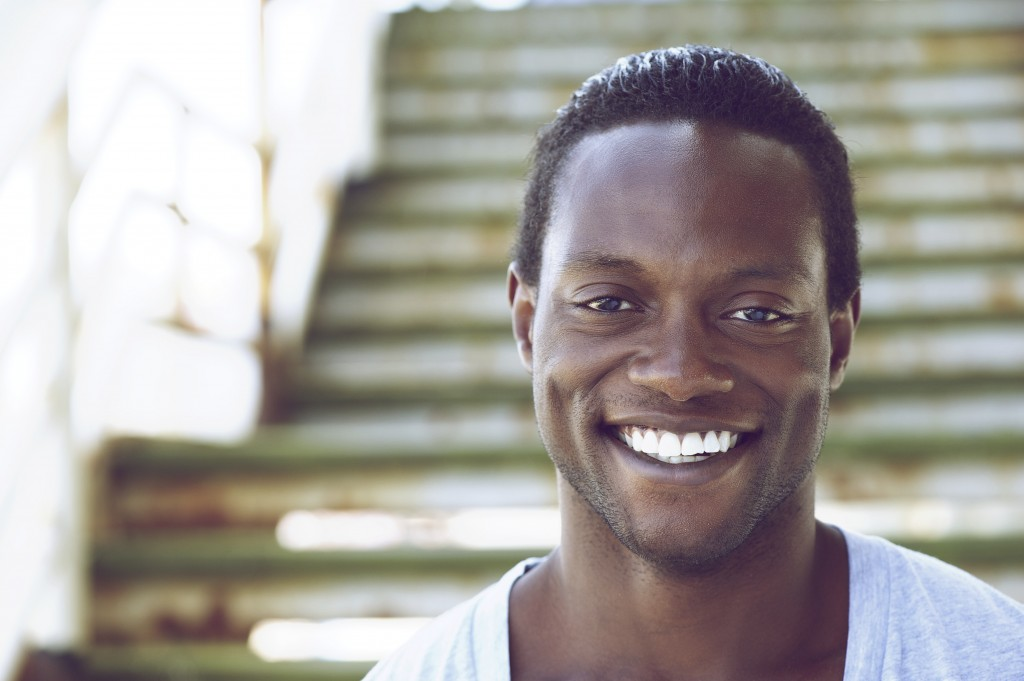
#> input picture Imagens/img10.jpg, 1024 x 681 px, found by its file name; its folder holds only this picture in this run
$ python carrega_imagem.py
#> lines starting #> are read from the running program, lines starting #| are printed output that depends on the picture; after the words box and inside, x2 and y2 are one past the last pixel; in counts of white or black regions, pixels touching at a corner belong together
#coding: utf-8
#_-_Autor: Erlon_-_

import cv2
import os

def detectar_rostos(imagem, classificador):
    imagemCinza = cv2.cvtColor(imagem, cv2.COLOR_BGR2GRAY)

    # Detectar rostos
    #rostos_detectados = classificador.detectMultiScale(imagemCinza, scaleFactor=2.5, minNeighbors=8, minSize=(70, 70))
    rostos_detectados = classificador.detectMultiScale(imagemCinza, scaleFactor=4.2, minNeighbors=15, minSize=(30, 70))


    return rostos_detectados

def mostrar_info_ocorrencias(total_ocorrencias, ocorrencias):
    print(f"Total de Ocorrências: {total_ocorrencias}")
    for i, (x, y, l, a) in enumerate(ocorrencias, start=1):
        print(f"Ocorrência {i}: x={x}, y={y}, largura={l}, altura={a}")

def rodar_imagens(caminho_da_pasta, classificador):
    total_ocorrencias = 0

    for nome_do_arquivo in os.listdir(caminho_da_pasta):
        if nome_do_arquivo.lower().endswith(('.png', '.jpg', '.jpeg', '.gif')):
            caminho_completo = os.path.join(caminho_da_pasta, nome_do_arquivo)
            imagem = cv2.imread(caminho_completo)
#> imagem is the input picture: shape (681, 1024, 3); mean B, G, R 156.1, 160.9, 165.6

            ocorrencias = detectar_rostos(imagem, classificador)
#> in detectar_rostos, `imagemCinza = cv2.cvtColor(imagem, cv2.COLOR_BGR2GRAY)`:
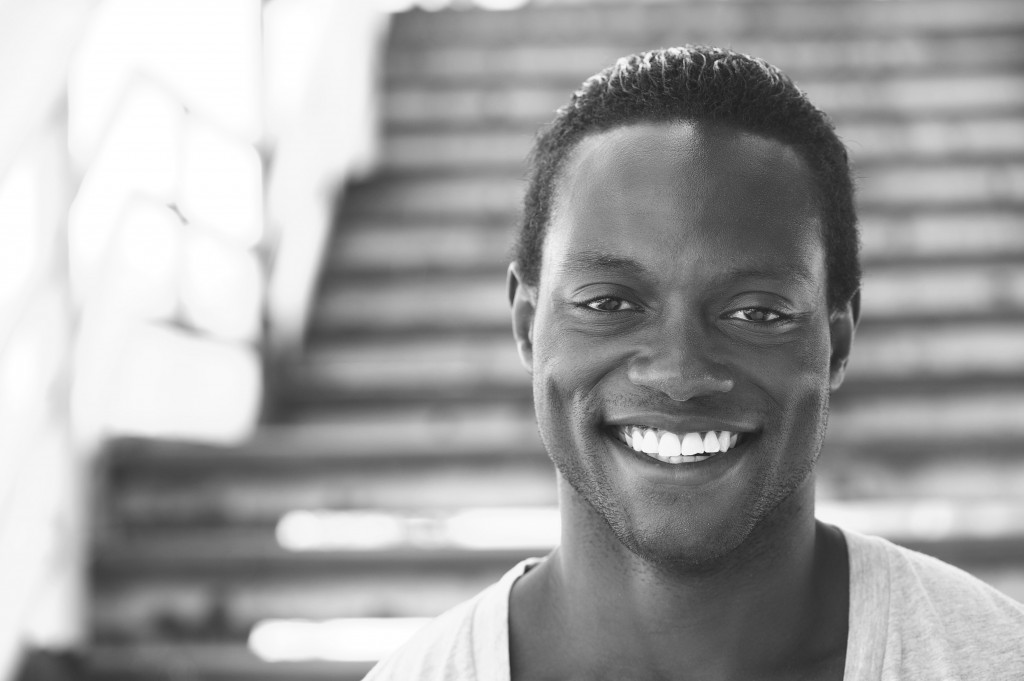
#> imagemCinza: shape (681, 1024); min 25, max 255, mean 161.8
#> in detectar_rostos, `rostos_detectados = classificador.detectMultiScale(imagemCinza, scaleF..`: rostos_detectados = [[599, 408, 151, 76], [111, 278, 635, 318]]
#> ocorrencias = [[599, 408, 151, 76], [111, 278, 635, 318]]
            total_ocorrencias += len(ocorrencias)
#> total_ocorrencias = 2

            mostrar_info_ocorrencias(len(ocorrencias), ocorrencias)
#> the loop in mostrar_info_ocorrencias, `for i, (x, y, l, a) in enumerate(ocorrencias, start=1):` made 2 passes
#> (i, x, y, l, a) on passes 1 to 2: (1, 599, 408, 151, 76), (2, 111, 278, 635, 318)
#| Ocorrência 1: x=599, y=408, largura=151, altura=76
#| Ocorrência 2: x=111, y=278, largura=635, altura=318

            # Desenhar retângulos ao redor dos rostos detectados
            for (x, y, l, a) in ocorrencias:
                cv2.rectangle(imagem, (x, y), (x + l, y + a), (255, 0, 0), 5)
#> this loop made 2 passes
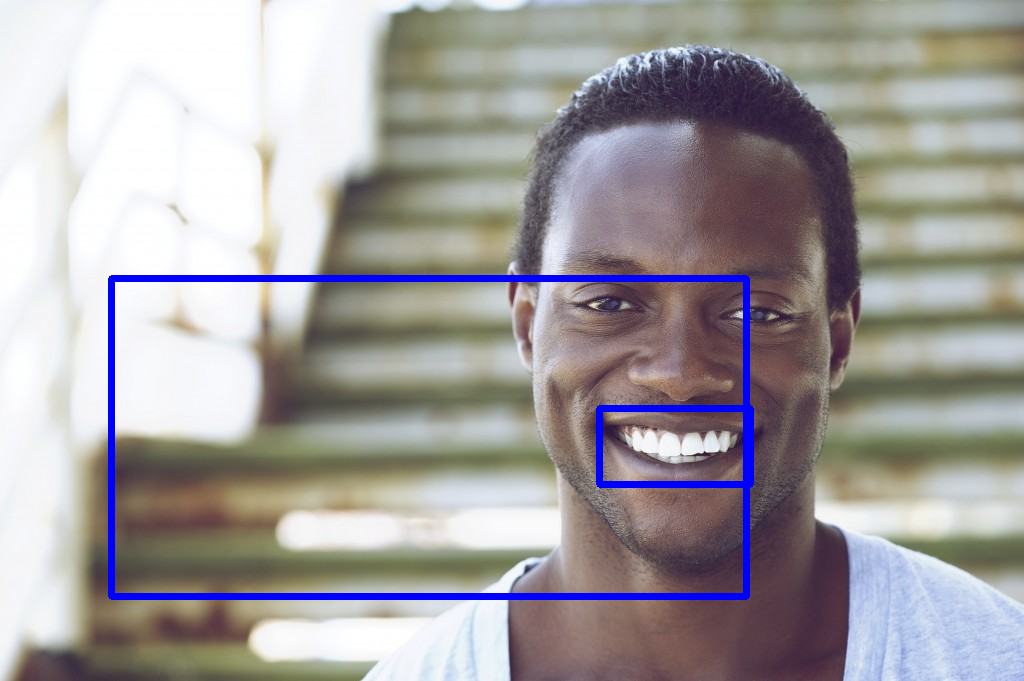
#> imagem: shape (681, 1024, 3); 2.32% of pixels changed, all inside (x1, y1, x2, y2) = (108, 275, 754, 600)

            # Exibir o frame com as detecções
            cv2.imshow("Faces encontradas", imagem)
            cv2.waitKey()

    # Mostrar informações no final
    print(f"Total de Ocorrências em todas as imagens: {total_ocorrencias}")
#| Total de Ocorrências em todas as imagens: 2

# Carregar o classificador Haar Cascade para detecção de rostos
padraoRostos = cv2.CascadeClassifier('C:\\Users\\joseb\\PycharmProjects\\ProjetoPDI\\classificadores\\haarcascade_smile.xml')

# Rodar imagens da pasta
caminho_da_pasta = 'C:\\Users\\joseb\\PycharmProjects\\ProjetoPDI\\Imagens'
rodar_imagens(caminho_da_pasta, padraoRostos)

# fechar todas as janelas
cv2.destroyAllWindows()

$ run again, on Imagens/img14.jpg
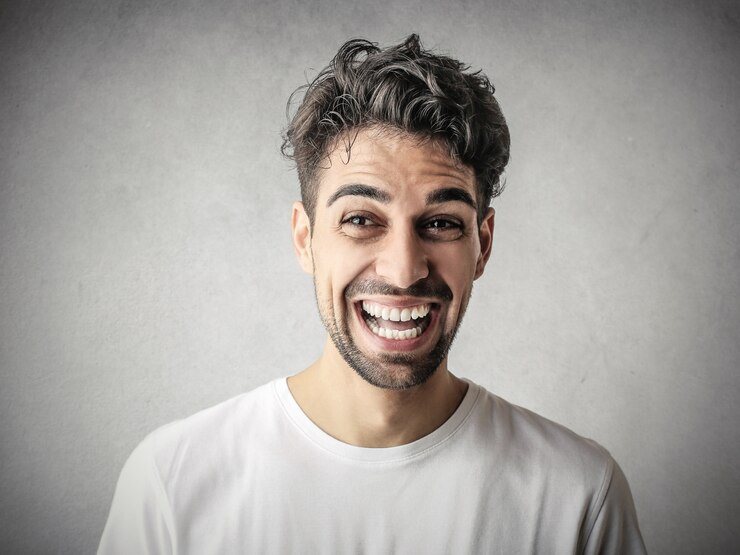
#> input picture Imagens/img14.jpg, 740 x 555 px, found by its file name
#> in rodar_imagens, imagem is the input picture: shape (555, 740, 3); mean B, G, R 156.8, 161, 165.3
#> in detectar_rostos, `imagemCinza = cv2.cvtColor(imagem, cv2.COLOR_BGR2GRAY)`:
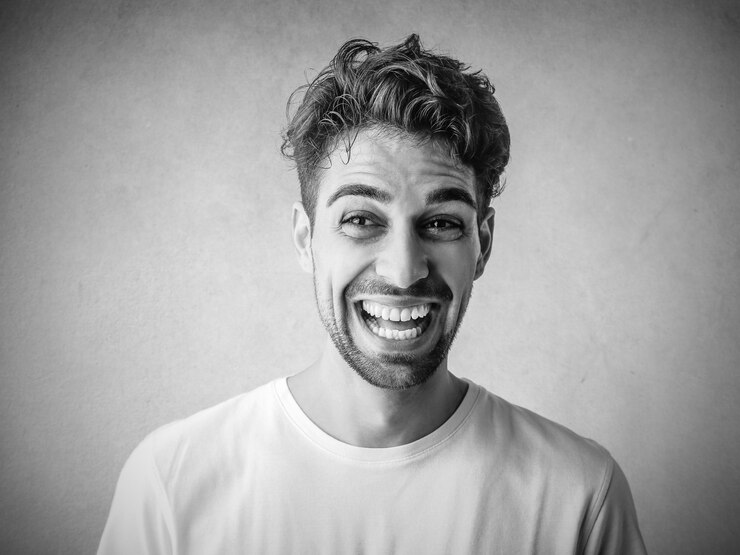
#> imagemCinza: shape (555, 740); min 0, max 255, mean 161.8
#> rostos_detectados = [[324, 275, 151, 76]]
#> total_ocorrencias = 1
#> the loop in mostrar_info_ocorrencias, `for i, (x, y, l, a) in enumerate(ocorrencias, start=1):` made 1 pass
#> (i, x, y, l, a) on pass 1: (1, 324, 275, 151, 76)
#> (printed output is left out)
#> the loop in rodar_imagens, `for (x, y, l, a) in ocorrencias:` made 1 pass
#> after the loop in rodar_imagens, `for (x, y, l, a) in ocorrencias:`:
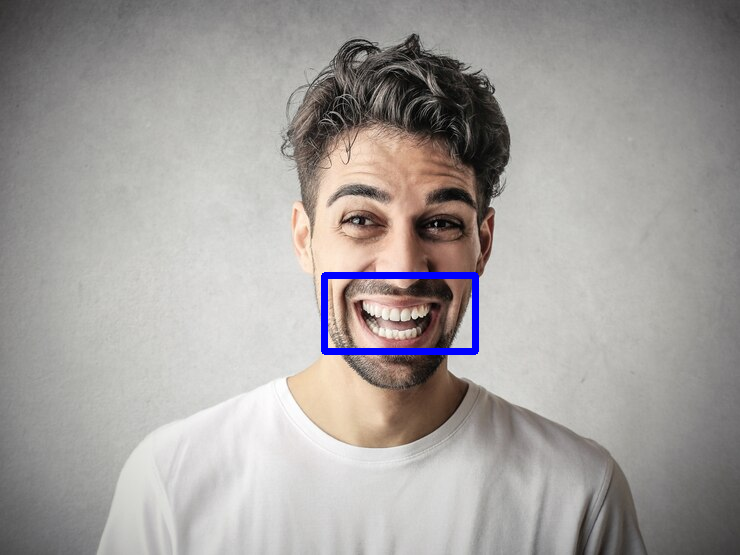
#> imagem: shape (555, 740, 3); 0.77% of pixels changed, all inside (x1, y1, x2, y2) = (321, 272, 479, 355)
#| Total de Ocorrências em todas as imagens: 1

$ run again, on Imagens/img15.jpg
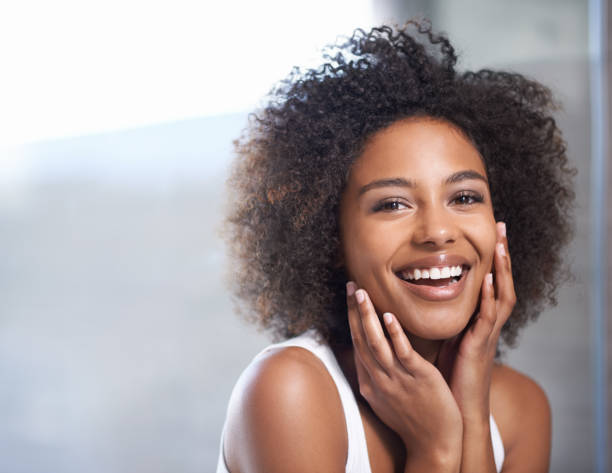
#> input picture Imagens/img15.jpg, 612 x 473 px, found by its file name
#> in rodar_imagens, imagem is the input picture: shape (473, 612, 3); mean B, G, R 157.2, 156.9, 168.1
#> in detectar_rostos, `imagemCinza = cv2.cvtColor(imagem, cv2.COLOR_BGR2GRAY)`:
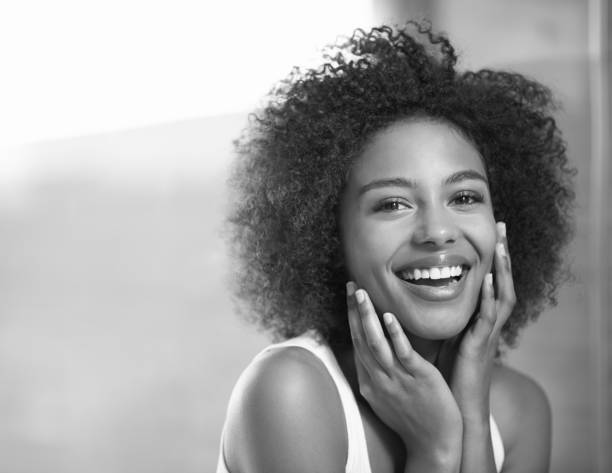
#> imagemCinza: shape (473, 612); min 2, max 255, mean 160.3
#> rostos_detectados = [[366, 242, 151, 76]]
#> total_ocorrencias = 1
#> the loop in mostrar_info_ocorrencias, `for i, (x, y, l, a) in enumerate(ocorrencias, start=1):` made 1 pass
#> (i, x, y, l, a) on pass 1: (1, 366, 242, 151, 76)
#> (printed output is left out)
#> the loop in rodar_imagens, `for (x, y, l, a) in ocorrencias:` made 1 pass
#> after the loop in rodar_imagens, `for (x, y, l, a) in ocorrencias:`:
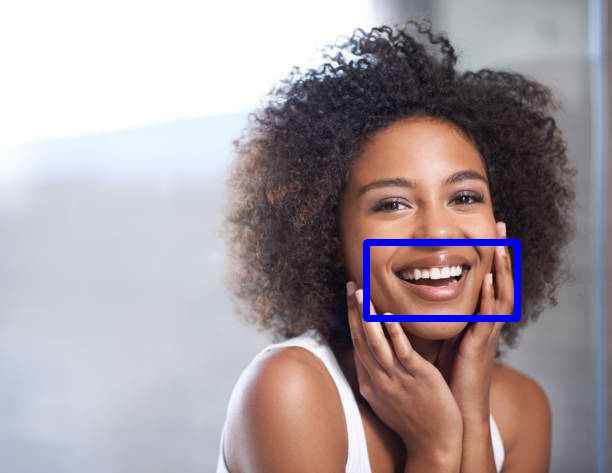
#> imagem: shape (473, 612, 3); 1.09% of pixels changed, all inside (x1, y1, x2, y2) = (363, 239, 521, 322)
#| Total de Ocorrências em todas as imagens: 1

$ run again, on Imagens/img16.jpg
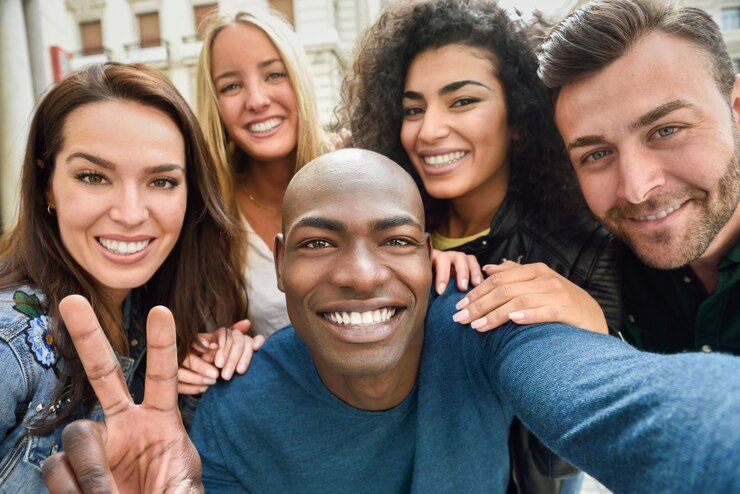
#> input picture Imagens/img16.jpg, 740 x 494 px, found by its file name
#> in rodar_imagens, imagem is the input picture: shape (494, 740, 3); mean B, G, R 104.1, 109.9, 123.1
#> in detectar_rostos, `imagemCinza = cv2.cvtColor(imagem, cv2.COLOR_BGR2GRAY)`:
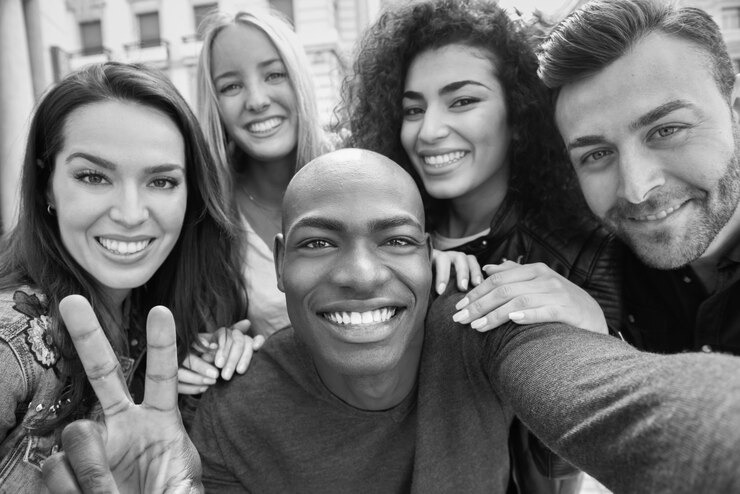
#> imagemCinza: shape (494, 740); min 0, max 255, mean 113.2
#> rostos_detectados = [[286, 279, 151, 76]]
#> total_ocorrencias = 1
#> the loop in mostrar_info_ocorrencias, `for i, (x, y, l, a) in enumerate(ocorrencias, start=1):` made 1 pass
#> (i, x, y, l, a) on pass 1: (1, 286, 279, 151, 76)
#> (printed output is left out)
#> the loop in rodar_imagens, `for (x, y, l, a) in ocorrencias:` made 1 pass
#> after the loop in rodar_imagens, `for (x, y, l, a) in ocorrencias:`:
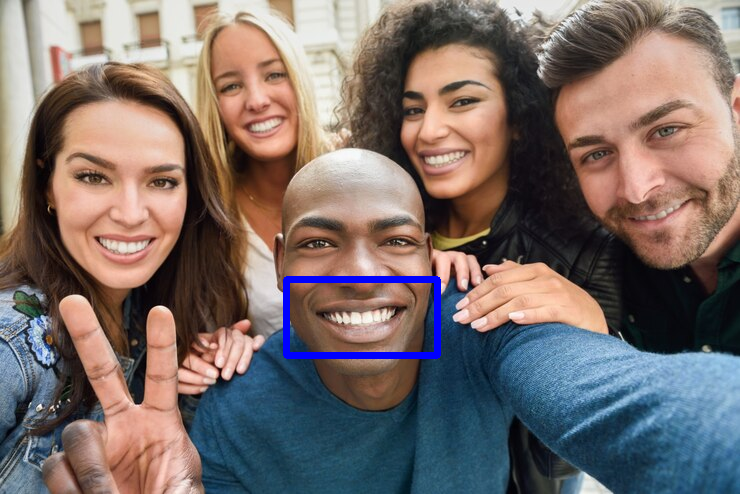
#> imagem: shape (494, 740, 3); 0.86% of pixels changed, all inside (x1, y1, x2, y2) = (283, 276, 441, 359)
#| Total de Ocorrências em todas as imagens: 1

$ run again, on Imagens/img11.jpg
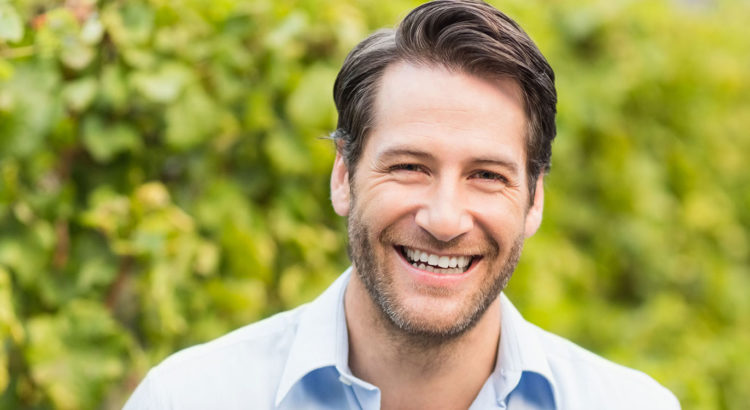
#> input picture Imagens/img11.jpg, 750 x 410 px, found by its file name
#> in rodar_imagens, imagem is the input picture: shape (410, 750, 3); mean B, G, R 86.5, 159.8, 163
#> in detectar_rostos, `imagemCinza = cv2.cvtColor(imagem, cv2.COLOR_BGR2GRAY)`:
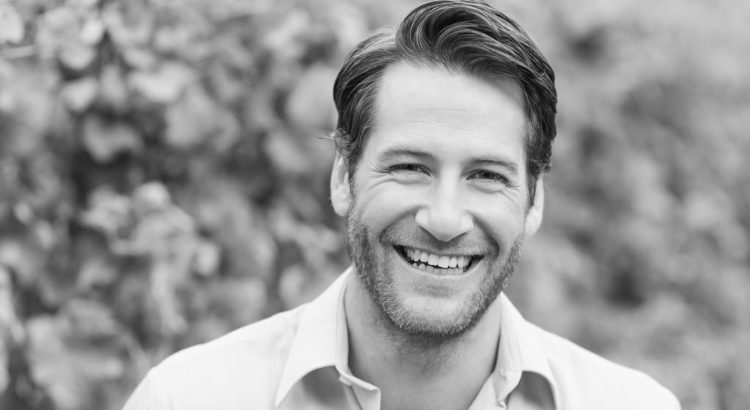
#> imagemCinza: shape (410, 750); min 3, max 255, mean 152.4
#> rostos_detectados = [[370, 224, 151, 76]]
#> total_ocorrencias = 1
#> the loop in mostrar_info_ocorrencias, `for i, (x, y, l, a) in enumerate(ocorrencias, start=1):` made 1 pass
#> (i, x, y, l, a) on pass 1: (1, 370, 224, 151, 76)
#> (printed output is left out)
#> the loop in rodar_imagens, `for (x, y, l, a) in ocorrencias:` made 1 pass
#> after the loop in rodar_imagens, `for (x, y, l, a) in ocorrencias:`:
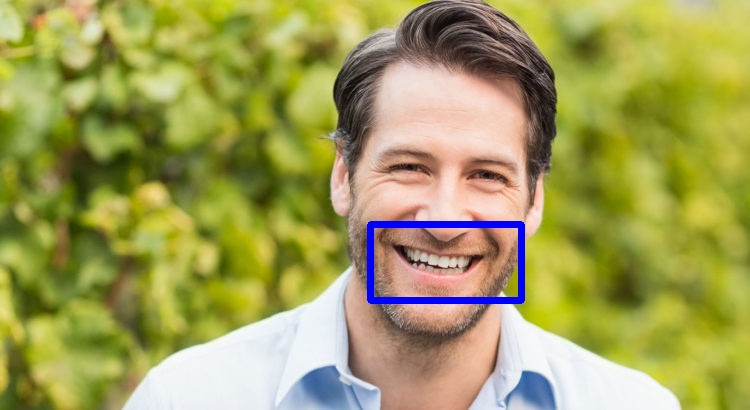
#> imagem: shape (410, 750, 3); 1.03% of pixels changed, all inside (x1, y1, x2, y2) = (367, 221, 525, 304)
#| Total de Ocorrências em todas as imagens: 1
